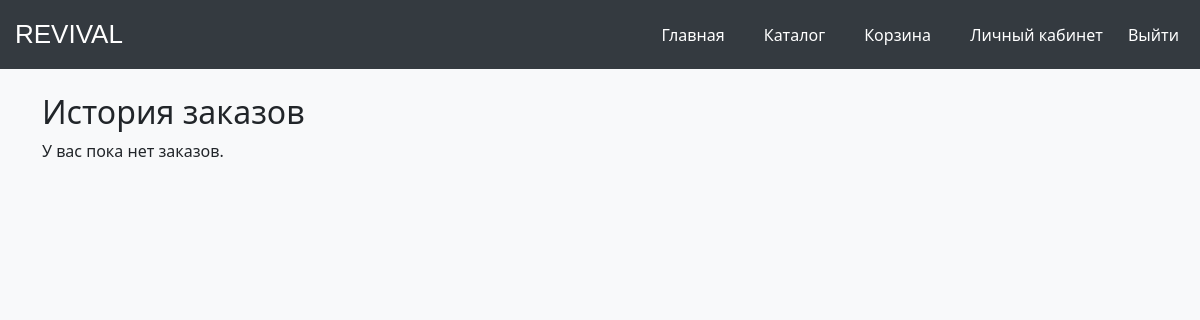
Page /orders/ (signed in) on the earlier database version.
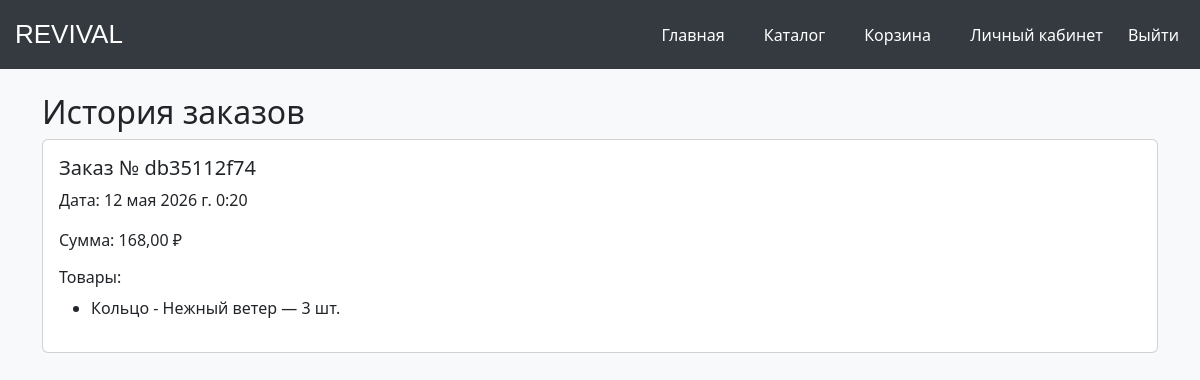
Same page on the later database version.
### shop/models.py (models this page shows, shortened)
class Order(models.Model):
    user = models.ForeignKey(User, on_delete=models.CASCADE)
    receipt_number = models.CharField(max_length=50, unique=True)
    created_at = models.DateTimeField(auto_now_add=True)
    total = models.DecimalField(max_digits=10, decimal_places=2)

class OrderItem(models.Model):
    order = models.ForeignKey(Order, on_delete=models.CASCADE, related_name='items')
    product = models.ForeignKey(Product, on_delete=models.CASCADE)
    quantity = models.PositiveIntegerField()
    price_at_moment = models.DecimalField(max_digits=10, decimal_places=2)

class Product(models.Model):
    name = models.CharField(max_length=255)
    description = models.TextField()
    price = models.DecimalField(max_digits=10, decimal_places=2)
    category = models.ForeignKey(Category, on_delete=models.CASCADE)
    image = models.ImageField(upload_to='products/')

### shop/views.py (the view)
# urls.py: path('orders/', views.orders, name='orders'),          # История заказов
def orders(request):
    if not request.user.is_authenticated:
        return redirect('login')
    orders = Order.objects.filter(user=request.user).order_by('-created_at')
    return render(request, 'orders.html', {'orders': orders})

### templates/orders.html
{% extends 'base.html' %}
{% block content %}
<h2>История заказов</h2>
{% if orders %}
    {% for order in orders %}
        <div class="card mb-3">
            <div class="card-body">
                <h5>Заказ № {{ order.receipt_number }}</h5>
                <p>Дата: {{ order.created_at }}</p>
                <p>Сумма: {{ order.total }} ₽</p>
                <h6>Товары:</h6>
                <ul>
                    {% for item in order.items.all %}
                        <li>{{ item.product.name }} — {{ item.quantity }} шт.</li>
                    {% endfor %}
                </ul>
            </div>
        </div>
    {% endfor %}
{% else %}
    <p>У вас пока нет заказов.</p>
{% endif %}
{% endblock %}

Differences in the rows shown:
added Order: receipt_number "db35112f74", created_at "12 мая 2026 г. 0:20", total "168,00"
added OrderItem: product.name "Кольцо - Нежный ветер", quantity "3"
Other differences:
text no longer shown: "У вас пока нет заказов."
